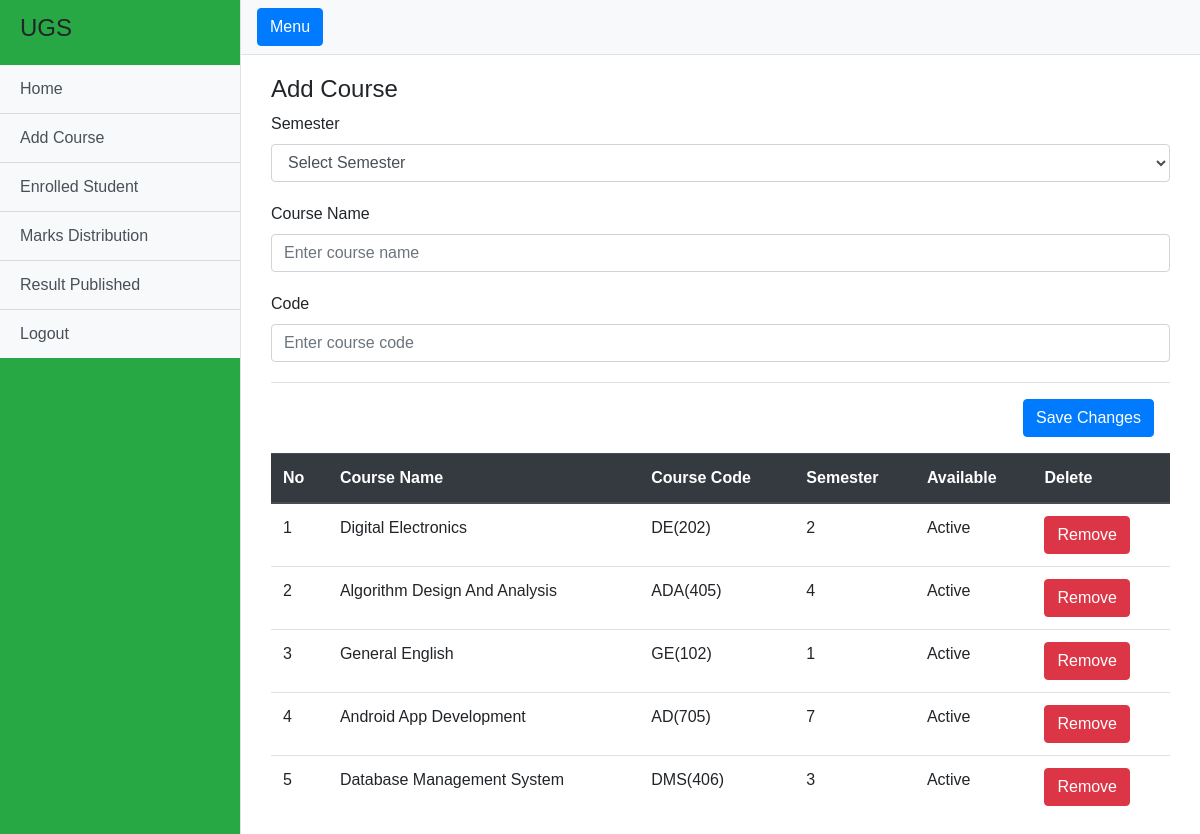
The page /admin/add_course.php (signed in) on the database its author committed.
### tables this page shows
CREATE TABLE IF NOT EXISTS `course` (
  `id` int(11) NOT NULL AUTO_INCREMENT,
  `name` varchar(30) NOT NULL,
  `code` varchar(10) NOT NULL,
  `semester` int(11) NOT NULL,
  `avail` int(11) NOT NULL,
  PRIMARY KEY (`id`)
);

### admin/add_course.php (the view, shortened to what this page needs)
<?php
require_once ("../libs/conn.php");
?>
<!DOCTYPE html>
<html lang="en">
<head>
  <link href="vendor/bootstrap/css/bootstrap.min.css" rel="stylesheet">
  <link href="css/simple-sidebar.css" rel="stylesheet">
</head>
<body style="font-family: 'SolaimanLipi', Arial, sans-serif !important;" >
  <div class="d-flex" id="wrapper">
    <?php include("sidebar.php");?>
    <div id="page-content-wrapper">
      <nav  class="navbar navbar-expand-lg navbar-light bg-light border-bottom" >
        <button class="btn btn-primary" id="menu-toggle">Menu</button>
      </nav>
      <div class="container-fluid">
	  <div class="container">
      <form method="POST">
        <h4 style="margin-top: 20px;">Add Course</h4>
      <div class="form-row">
                  <div class="col">
                      <label>Semester</label>
                      <select  name="semester"  class="form-control chosen-select" required>
                            <option>Select Semester</option>
                      </select>
                  </div>
		      </div>
      <div class="form-row">
                  <div class="col">
                      <label>Course Name</label>
                      <input type="text" name="name" class="form-control chosen-select" placeholder="Enter course name" required>
                  </div>
            </div>
          <div class="form-row">
                  <div class="col">
                      <label>Code</label>
                      <input type="text" name="code"  class="form-control chosen-select" placeholder="Enter course code" required>
                  </div>
		      </div>
        <div class="modal-footer">
            <button type="submit" name="add_course" class="btn btn-primary">Save Changes</button>
        </div>
      </form>
            <table id="t_table" class="table" >
                        <thead class="thead-dark">
                            <tr>
                            <th scope="col">No</th>
                            <th scope="col">Course Name</th>
                            <th scope="col">Course Code</th>
                            <th scope="col">Semester</th>
                            <th scope="col">Available</th>
                            <th scope="col">Delete</th>
                            </tr>
                        </thead>
                        <tbody>
                            <?php
                                    $retrive = "SELECT * FROM course";
                                    $i = 0;
                                    $result = mysqli_query($conn,$retrive);
                                    while($row = mysqli_fetch_array($result)){
                                        $i++;
                                        $id = $row['id'];
                                        ?>
                                    <tr>
                                        <td><?php echo $i;?></td>
                                        <td><?php echo $row['name']?></td>
                                        <td><?php echo $row['code']?></td>
                                        <td><?php echo $row['semester']?></td>
                                        <td><?php if($row['avail']==1){
                                            echo 'Active';}else{echo 'Inactive';}?></td>
                                        <td><button class="btn btn-danger"><a style="color:white; text-decoration:none;" href='delete_course.php?id=<?php echo $id; ?>'>Remove</a></button></td>
                                        </tr>
                                <?php
                                }
                                ?>
                        </tbody>
                    </table>
      </div>
    </div>
	</div>
  </div>
</body>
</html>

### admin/css/simple-sidebar.css (style rules this page uses)
#wrapper { overflow-x: hidden; }
#page-content-wrapper { min-width: 100vw; }
@media (min-width: 768px) { #page-content-wrapper { min-width: 0; width: 100%; } }

### admin/add_course.php (style rules this page uses)
.form-row { padding-bottom:20px; }

### rows shown on the page
course: name "Digital Electronics", code "DE(202)", semester "2", avail "Active"
course: name "Algorithm Design And Analysis", code "ADA(405)", semester "4", avail "Active"
course: name "General English", code "GE(102)", semester "1", avail "Active"
course: name "Android App Development", code "AD(705)", semester "7", avail "Active"
course: name "Database Management System", code "DMS(406)", semester "3", avail "Active"
